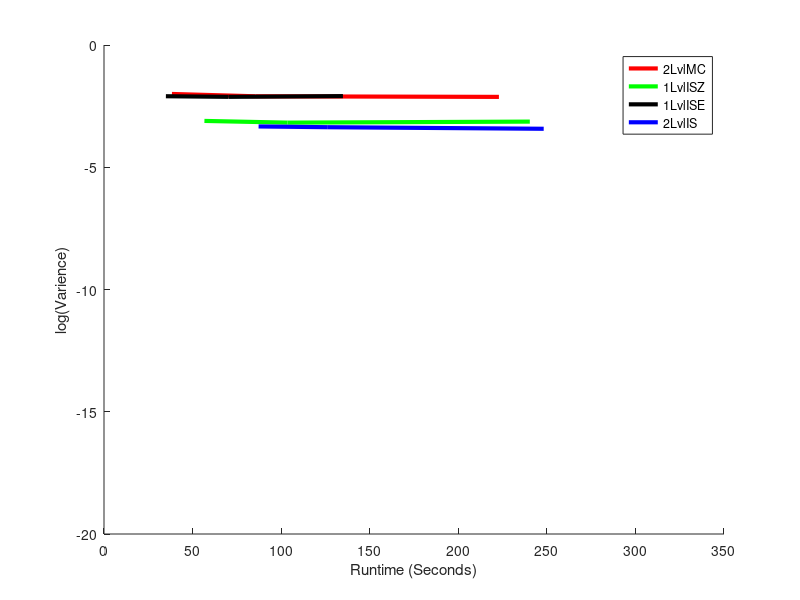

The MATLAB source for this figure:
hold on

xMin = 0;
xMax = 350;
yMin = -20;
yMax = 0;
trueAns =  0.0053089481291651767420404487985914;
X = 1:xMax;

TwoLvlMCX = [38.3438,38.3438,38.3438,38.3438,38.3438,...
    85.5469,85.5469,85.5469,85.5469,85.5469,...
    222.9375,222.9375,222.9375,222.9375,222.9375,...
             ];
        
TwoLvlMCY = [ 0.015399866912103214039442278249226, 0.0060738329191282244140515089725341, 0.0055027766975200695029335484775856, 0.0079470215101107091748566801925335, 0.014764386147504356822102167257071,...
0.0084339464231081712197735100744467, 0.001285850380314723997998704874135, 0.0094036774839297062461573872838017, 0.011392245576521612196452259979651, 0.0094036774839322805757957368655298,...
 0.010182197784780425142692195095151, 0.0091742890971545365541572891743272, 0.0024300756243040462500903942100194, 0.0095667226668890471830142274711761, 0.0064025004740006601078317061137568,...
];

TwoLvlMCYMean = arrayfun(@(i) mean(TwoLvlMCY((5*i-4):(5*i))), 1:(length(TwoLvlMCY)/5));

OneLvlISX = [56.6875,56.6875,56.6875,56.6875,56.6875,...
    103.6094,103.6094,103.6094,103.6094,103.6094,...
    240.375,240.375,240.375,240.375,240.375,...
            ];
        
OneLvlISY = [0.00083185249450099820432702468764319, 0.00046589650523166231937260972628678, 0.00076208376537766195270989788568272, 0.00074658683742487828589179388316666, 0.0011194766644655738171282299830978,...
             0.00056878031689221999686600916845691, 0.00065325289585038530133093148677403, 0.0006741402966588267830355674092857, 0.00063378892559478889473512097652019, 0.00080759380842911499681635589809048,...
             0.00065714618215382571402710665253721, 0.00077099350956053166409459587171682, 0.00092370737111763115759210940325374, 0.00065132217879650990133288956940305, 0.00067734593438821457528353775501273,...
             ];

OneLvlISYMean = arrayfun(@(i) mean(OneLvlISY((5*i-4):(5*i))), 1:(length(OneLvlISY)/5));

TwoLvlISX = [87.2656,87.2656,87.2656,87.2656,87.2656,...
    126.3594,126.3594,126.3594,126.3594,126.3594,...
    248.2188,248.2188,248.2188,248.2188,248.2188,...
            ];
        
TwoLvlISY = [0.00049020493339274899460139556239824, 0.00053364781111672721872901670181477, 0.00040068716502519142281732444921261, 0.00036373501838045233826302027324573, 0.00054452560712132036177535177046138,...
             0.00043480040468063649219260247136276, 0.00039074855065322349227316389708164, 0.00050685980530886648714322673114907, 0.00037766770555116283740806903956866, 0.00046175369927030926811561961642383,...
             0.00032155730274799766265497735773238, 0.00039846594404843044007896724068019, 0.00047765766150163882280618721232202, 0.00027892365359956979714572966599917, 0.00039653781697697123740861679941361,...
         ];

TwoLvlISYMean = arrayfun(@(i) mean(TwoLvlISY((5*i-4):(5*i))), 1:(length(TwoLvlISY)/5));

OneLvlISEX = [34.9375,34.9375,34.9375,34.9375,34.9375,...
    70.25,70.25,70.25,70.25,70.25,...
    134.875,134.875,134.875,134.875,134.875,...
            ];
        
OneLvlISEY = [0.015073749645676882621958547758823, 0.003176306771052253129922204877289, 0.009395921857079858260930471658412, 0.0051293046359196011602099574133717, 0.0073510452362445530619106115466366,...
    0.011399672606093860446896393057159, 0.0075053761397202841884612745104732, 0.0042838293966263934695049009349077, 0.0083820174263332467706755224412518, 0.0063918949908048717026276541730567,...
    0.0037098761012412232764001718265945, 0.0064244110156403038194850019237947, 0.0072140612678426975848400282131934, 0.011520820751136952309057193133413, 0.011705649551243289124835555981008,...
             ];

OneLvlISEYMean = arrayfun(@(i) mean(OneLvlISEY((5*i-4):(5*i))), 1:(length(OneLvlISEY)/5));

% GISX = [54.9375,54.9375,54.9375,54.9375,54.9375,...
%     102.8125,102.8125,102.8125,102.8125,102.8125,...
%     193.2344,193.2344,193.2344,193.2344,193.2344,...
%             ];
%         
% GISY = [0.00073436109230224603117848092281861, 0.0012372192757783761693501922707128, 0.00038127225843657660056540414927895, 0.00034426423955001577868403894733262, 0.0011115512096425321855730494746695,...
%     0.0010503936016067324729639231861711, 0.000031929577307915751871719017840334, 0.00018855787983682566004949021643, 0.00068597344259690366634341085472215, 0.00018283859989662480725718107787969,...
%     0.0016237153984460057573602220770681, 0.000034404740168452812253390565855327, 0.0001323420461603407147395394805045, 0.0001887586098645013452362179107169, 0.00012036504452725141020314608697461,...
%              ];
% 
% GISYMean = arrayfun(@(i) mean(GISY((5*i-4):(5*i))), 1:(length(GISY)/5));

OneLvlISRatio = (OneLvlISYMean ./ TwoLvlMCYMean) .* 100;

TwoLvlISRatio = (TwoLvlISYMean ./ TwoLvlMCYMean) .* 100;

OneLvlISERatio = (OneLvlISEYMean ./ TwoLvlMCYMean) .* 100;

% GISRatio = (GISYMean ./ TwoLvlMCYMean) .* 100;

plot(unique(TwoLvlMCX),log10(TwoLvlMCYMean),'r','LineWidth',3)
plot(unique(OneLvlISX),log10(OneLvlISYMean),'g','LineWidth',3)
plot(unique(OneLvlISEX),log10(OneLvlISEYMean),'black','LineWidth',3)
plot(unique(TwoLvlISX),log10(TwoLvlISYMean),'b','LineWidth',3)
% plot(unique(GISX),log(GISYMean),'y','LineWidth',3)

axis([xMin,xMax,yMin,yMax]);

% r1 = refline(0,log(trueAns));
% r1.Color = 'r';
% r1.LineStyle = '--';

% legend('2LvlMC','1LvlISZ','1LvlISE','2LvlIS','GlassermanIS');
legend('2LvlMC','1LvlISZ','1LvlISE','2LvlIS');
xlabel('Runtime (Seconds)');
ylabel('log(Varience)');


hold off
